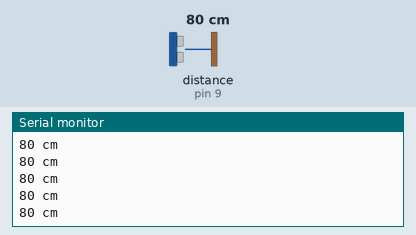
Simulated run of this sketch. Board: Arduino Uno, built with avr-gcc and run on an emulated ATmega328P. On the bench: the last lines printed to the serial monitor. Wiring (inferred from the names in the program): ultrasonic range finder: trigger pin 10; echo pin 9. The test bench sets the inputs (shaded band); at power-on: distance to the obstacle (sensor on pin 9) 80 cm. The echo pulse lasts 58.3 µs per cm.

Above: at 1.2 s.
1.3 s: distance to the obstacle (sensor on pin 9) set to 2 cm
At 1.48 s:
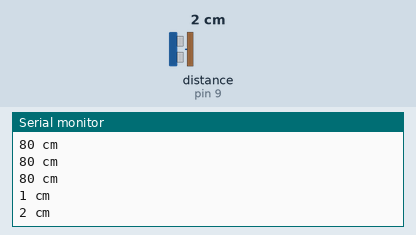
2.8 s: distance to the obstacle (sensor on pin 9) set to 120 cm
At 2.89 s:
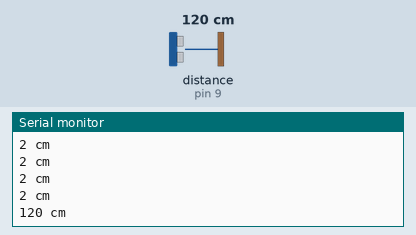
Timing chart, 0 to 5.8 s (numbered marks = the images above; inputs shaded):
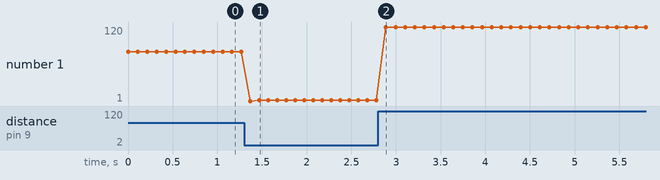

Measured:
- after the input at 1.3 s, the serial monitor: prints a new line after 0.07 s (image 1)
- after the input at 2.8 s, the serial monitor: prints a new line after 0.09 s (image 2)
- plotted number 1: 80 → 2 after the input at 1.3 s, 2 → 120 after the input at 2.8 s

The sketch:

sonarTest.ino
```cpp
int echoPin = 9;
int trigPin = 10;

void setup() {
  Serial.begin (9600);
  pinMode(trigPin, OUTPUT);
  pinMode(echoPin, INPUT);
}

void loop() {
  int duration, cm;
  digitalWrite(trigPin, LOW);
  delayMicroseconds(2);
  digitalWrite(trigPin, HIGH);
  delayMicroseconds(10);
  digitalWrite(trigPin, LOW);
  duration = pulseIn(echoPin, HIGH);
  cm = duration / 58;
  Serial.print(cm);
  Serial.println(" cm");
  delay(100);
}
```
